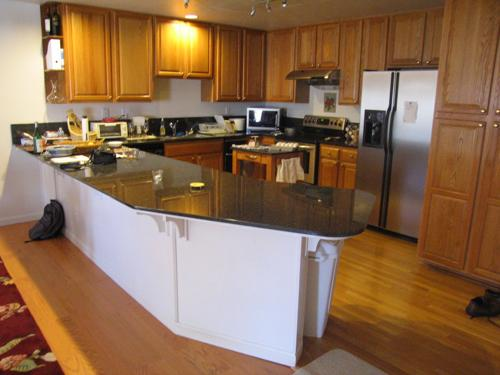
#> input picture data/kitchen/sun_aasmevtpkslccptd.jpg, 500 x 375 px
$ python main.py
#> lines starting #> are read from the running program, lines starting #| are printed output that depends on the picture
#> in main, img is the input picture: PIL image 500x375 RGB; mean R, G, B 140.8, 108.7, 81.6
### code/visual_words.py
import os
import multiprocessing
from os.path import join, isfile

import numpy as np
import scipy.ndimage
import skimage.color
from PIL import Image
from sklearn.cluster import KMeans

from scipy.ndimage import gaussian_filter, gaussian_laplace
from scipy.spatial import distance #1.3


def extract_filter_responses(opts, img):
    """
    Extracts the filter responses for the given image.

    [input]
    * opts    : options
    * img    : numpy.ndarray of shape (H,W) or (H,W,3)
    [output]
    * filter_responses: numpy.ndarray of shape (H,W,3F)
    """

    filter_scales = opts.filter_scales

    # ----- TODO -----
    if img.ndim == 2:     #Gray image
        img = np.repeat(img[:, :, np.newaxis], 3, axis=2)

    img = skimage.color.rgb2lab(img)
#> img: shape (375, 500, 3) float32; mean of channels 0, 1, 2 48, 10.9, 20.4
    img_min = img.min(axis=(0, 1), keepdims=True)
#> img_min = [[0.311, -20.67, -24.37]]
    img_max = img.max(axis=(0, 1), keepdims=True)
#> img_max = [[100, 49.1, 83.65]]
    img = (img - img_min) / (img_max - img_min)
#> img: shape (375, 500, 3) float32; mean of channels 0, 1, 2 0.478, 0.452, 0.415

    n_scale = len(filter_scales)
    H = img.shape[0]
#> H = 375
    W = img.shape[1]
#> W = 500
    filter_responses = np.empty([H, W, 3*4*n_scale], dtype = img.dtype)

    for j in range(n_scale):   #F = n_scale * 4
        for k in range(3):
            filter_responses[:, :, 4*j * 3 + k] = gaussian_filter(img[:,:,k], sigma=filter_scales[j])
        for k in range(3):
            filter_responses[:, :, (4*j+1) * 3 + k] = gaussian_laplace(img[:,:,k], sigma=filter_scales[j])
        for k in range(3):
            filter_responses[:, :, (4*j+2) * 3 + k] = gaussian_filter(img[:,:,k], sigma=filter_scales[j], order = (0, 1))
        for k in range(3):
            filter_responses[:, :, (4*j+3) * 3 + k] = gaussian_filter(img[:,:,k], sigma=filter_scales[j], order = (1, 0))

    return filter_responses

    # pass

# [15 lines left out: function compute_dictionary_one_image, not called in this run]

def compute_dictionary(opts, n_worker=1):

    """
    Creates the dictionary of visual words by clustering using k-means.

    [input]
    * opts         : options
    * n_worker     : number of workers to process in parallel

    [saved]
    * dictionary : numpy.ndarray of shape (K,3F)
    """

    data_dir = opts.data_dir
    feat_dir = opts.feat_dir
    out_dir = opts.out_dir
    K = opts.K
    alpha = opts.alpha
    filter_scales = opts.filter_scales

    train_files = open(join(data_dir, "train_files.txt")).read().splitlines() #image list
    # ----- TODO -----

    #Load a image
    filter_responses_sampled_all = []

    for i in range(len(train_files)):
        img_file = train_files[i]
        img_path = join(data_dir, img_file)
        # img = Image.open(img_path)
        img = Image.open(img_path).convert("RGB")
        img = np.array(img).astype(np.float32) / 255

        # [17 lines of commented-out code are left out]

        filter_responses = extract_filter_responses(opts, img)
        # filter_responses = extract_filter_responses(filter_scales, img)
        filter_responses_sampled = compute_dictionary_one_image(filter_responses, alpha)
        filter_responses_sampled_all.append(filter_responses_sampled)
        if i%100 == 0:
            print('Computing Dictionary: {}/{} files were done'.format(i, len(train_files)))


    filter_responses_sampled_all = np.vstack(filter_responses_sampled_all)

    kmeans = KMeans(n_clusters=K).fit(filter_responses_sampled_all)
    dictionary = kmeans.cluster_centers_
    np.save(join(out_dir, 'dictionary.npy'), dictionary)

    return filter_responses_sampled_all, dictionary

# [25 lines left out: function get_visual_words, not called in this run]

### code/util.py
import multiprocessing

import numpy as np
import matplotlib.pyplot as plt


def get_num_CPU():
    """
    Counts the number of CPUs available in the machine.
    """
    return multiprocessing.cpu_count()


def display_filter_responses(opts, response_maps):
    """
    Visualizes the filter response maps.

    [input]
    * response_maps: a numpy.ndarray of shape (H,W,3F)
    """

    n_scale = len(opts.filter_scales)
    plt.figure(1)

    for i in range(n_scale * 4):   #F = n_scale * 4
        plt.subplot(n_scale, 4, i + 1)
        resp = response_maps[:, :, i * 3 : i * 3 + 3]
        resp_min = resp.min(axis=(0, 1), keepdims=True)
        resp_max = resp.max(axis=(0, 1), keepdims=True)
        resp = (resp - resp_min) / (resp_max - resp_min)
        plt.imshow(resp)
        plt.axis("off")
#> this loop made 8 passes
#> (resp_min, resp_max) on passes 1 to 8: ([[0.0184, 0.0262, 0.0169]], [[0.997, 0.903, 0.983]]), ([[-0.359, -0.17, -0.126]], [[0.275, 0.148, 0.113]]), ([[-0.28, -0.114, -0.135]], [[0.263, 0.11, 0.186]]), ([[-0.273, -0.219, -0.143]], [[0.294, 0.191, 0.111]]), ([[0.0309, 0.0526, 0.054]], [[0.99, 0.808, 0.96]]), ([[-0.0967, -0.0779, -0.0462]], [[0.0809, 0.0405, 0.0479]]), ([[-0.146, -0.065, -0.0793]], [[0.144, 0.0726, 0.11]]), ([[-0.147, -0.114, -0.0904]], [[0.144, 0.0994, 0.0657]])
#> pass 1, in display_filter_responses, `resp = response_maps[:, :, i * 3 : i * 3 + 3]`:
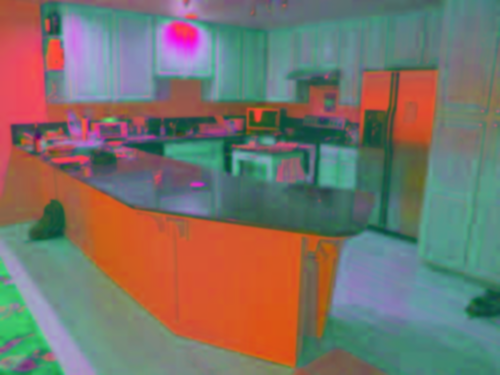
#> resp: shape (375, 500, 3) float32; mean of channels 0, 1, 2 0.478, 0.452, 0.415; drawn as R, G, B
#> pass 2, in display_filter_responses, `resp = response_maps[:, :, i * 3 : i * 3 + 3]`:
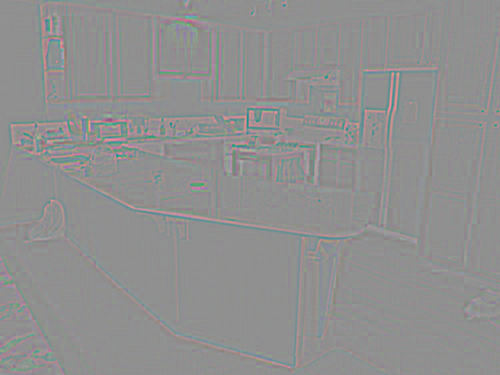
#> resp: shape (375, 500, 3) float32; mean of channels 0, 1, 2 -6.89e-05, -6.51e-05, -5.97e-05; drawn with min black and max white
#> pass 2, in display_filter_responses, `resp = (resp - resp_min) / (resp_max - resp_min)`:
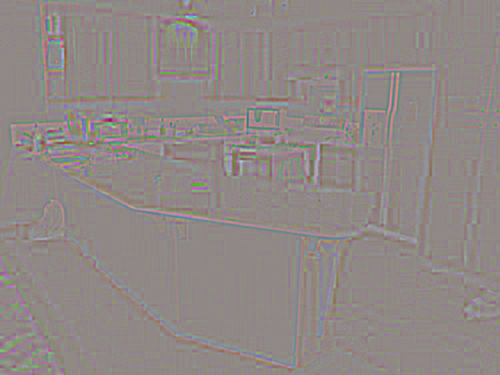
#> resp: shape (375, 500, 3) float32; mean of channels 0, 1, 2 0.566, 0.535, 0.527; drawn as R, G, B
#> after the loop:
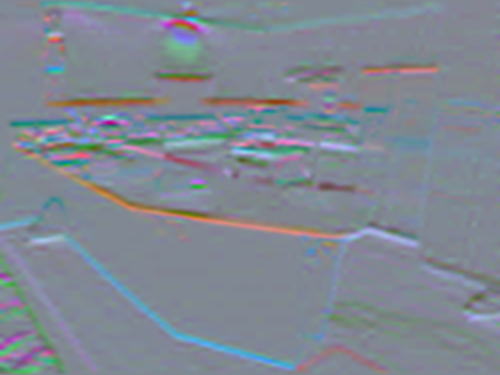
#> resp: shape (375, 500, 3) float32; mean of channels 0, 1, 2 0.505, 0.535, 0.579; drawn as R, G, B

    plt.subplots_adjust(
        left=0.05, right=0.95, top=0.95, bottom=0.05, wspace=0.05, hspace=0.05
    )
    plt.show()
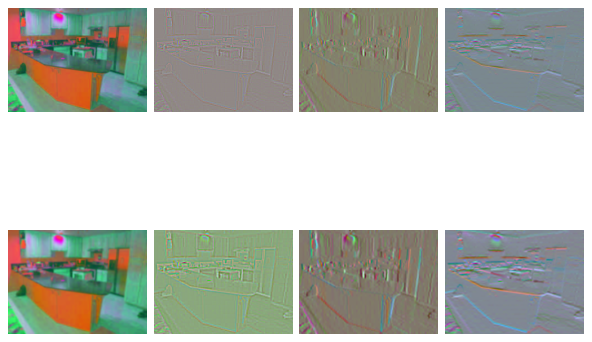
#> figure drawn by matplotlib, 8 panels


# [8 lines left out: function visualize_wordmap, not called in this run]

### code/opts.py
'''
Hyperparameters wrapped in argparse
This file contains most of tuanable parameters for this homework
You are asked to play around with them for Q3.1
It is recommended that you leave them as they are before getting to Q3.1

You can change the values by changing their default fields or by command-line
arguments. For example, "python main.py --filter-scales 2 5 --K 50"
'''

import argparse


def get_opts():
    parser = argparse.ArgumentParser(
        description='16-720 HW1: Scene Recognition')

    # Paths
    parser.add_argument('--data-dir', type=str, default='../data',
                        help='data folder')
    parser.add_argument('--feat-dir', type=str, default='../feat',
                        help='feature folder')
    parser.add_argument('--out-dir', type=str, default='.',
                        help='output folder')

    # Visual words (requires tuning)
    parser.add_argument('--filter-scales', nargs='+', type=float,
                        default=[1, 2],
                        help='a list of scales for all the filters')
    parser.add_argument('--K', type=int, default=10,
                        help='# of words')
    parser.add_argument('--alpha', type=int, default=25,
                        help='Using only a subset of alpha pixels in each image')

    # Recognition system (requires tuning)
    parser.add_argument('--L', type=int, default=2,
                        help='# of layers in spatial pyramid matching (SPM)')

    # Additional options (add your own hyperparameters here)

    ##
    opts = parser.parse_args()
#     opts = parser.parse_args(args=[])

    return opts

### code/main.py
from os.path import join

import numpy as np
from PIL import Image
import matplotlib.pyplot as plt

import util
import visual_words
import visual_recog
from opts import get_opts

import math

def main():
    opts = get_opts()
    print(opts)
    # # Q1.1
    img_path = join(opts.data_dir, 'kitchen/sun_aasmevtpkslccptd.jpg')
    # img = Image.open(img_path)
    img = Image.open(img_path).convert("RGB")  #Discard the last channel of RGBA to RGB
    img = np.array(img).astype(np.float32) / 255

    # [17 lines of commented-out code are left out]


    filter_responses = visual_words.extract_filter_responses(opts, img)
    util.display_filter_responses(opts, filter_responses)

    # # Q1.2
    n_cpu = util.get_num_CPU()
    visual_words.compute_dictionary(opts, n_worker=n_cpu)

    # Q1.3

    img_path = join(opts.data_dir, 'kitchen/sun_aasmevtpkslccptd.jpg')
    img = Image.open(img_path)
    img = np.array(img).astype(np.float32)/255
    dictionary = np.load(join(opts.out_dir, 'dictionary-copy1.npy'))
    wordmap = visual_words.get_visual_words(opts, img, dictionary)
    util.visualize_wordmap(wordmap)

    # # Q2.1-2.4
    n_cpu = util.get_num_CPU()
    visual_recog.build_recognition_system(opts, n_worker=n_cpu)

    # Q2.5
    n_cpu = util.get_num_CPU()
    conf, accuracy = visual_recog.evaluate_recognition_system(opts, n_worker=n_cpu)

    print(conf)
    print(accuracy)

    np.savetxt(join(opts.out_dir, 'confmat.csv'), conf, fmt='%d', delimiter=',')
    np.savetxt(join(opts.out_dir, 'accuracy.txt'), [accuracy], fmt='%g')


if __name__ == '__main__':
#> (the run stopped early here; a loop or call above may not have finished)

$ run again, with data/kitchen/sun_aaqhazmhbhefhakh.jpg copied over data/kitchen/sun_aasmevtpkslccptd.jpg
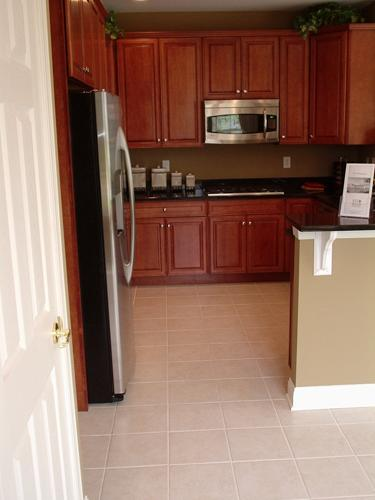
#> input picture data/kitchen/sun_aaqhazmhbhefhakh.jpg, 375 x 500 px
#> in main, img is the input picture: PIL image 375x500 RGB; mean R, G, B 147.8, 114, 98.9
#> img_min = [[0.233, -11.41, -5.58]]
#> img_max = [[100, 44.16, 39.47]]
#> the loop in display_filter_responses, `for i in range(n_scale * 4):` made 8 passes
#> (resp_min, resp_max) on passes 1 to 7: ([[0.00389, 0.0202, 0.0288]], [[0.987, 0.961, 0.973]]), ([[-0.345, -0.119, -0.13]], [[0.307, 0.115, 0.15]]), ([[-0.304, -0.179, -0.159]], [[0.287, 0.169, 0.156]]), ([[-0.251, -0.129, -0.173]], [[0.293, 0.12, 0.143]]), ([[0.00582, 0.0537, 0.0592]], [[0.984, 0.902, 0.932]]), ([[-0.0729, -0.044, -0.0448]], [[0.0922, 0.0539, 0.0411]]), ([[-0.126, -0.11, -0.102]], [[0.144, 0.0978, 0.0914]])
#> pass 1, in display_filter_responses, `resp = response_maps[:, :, i * 3 : i * 3 + 3]`:
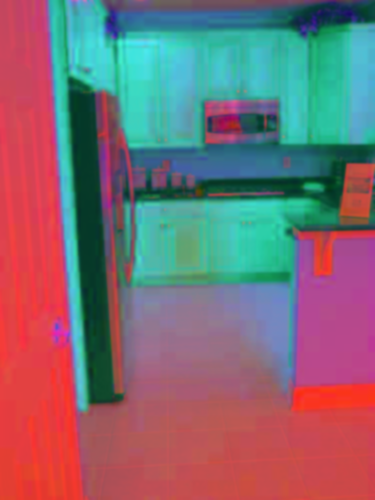
#> resp: shape (500, 375, 3) float32; mean of channels 0, 1, 2 0.499, 0.425, 0.454; drawn as R, G, B
#> after the loop in display_filter_responses, `for i in range(n_scale * 4):`:
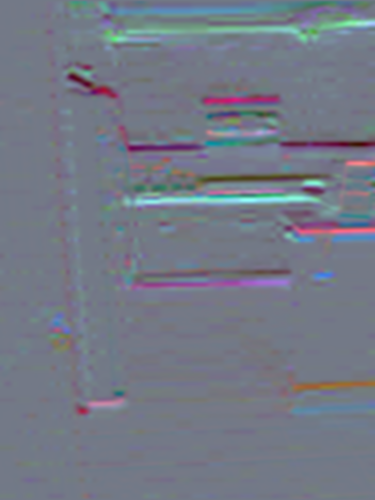
#> resp: shape (500, 375, 3) float32; mean of channels 0, 1, 2 0.454, 0.476, 0.528; drawn as R, G, B

$ run again, with data/kitchen/sun_abtdlltafvpypcff.jpg copied over data/kitchen/sun_aasmevtpkslccptd.jpg
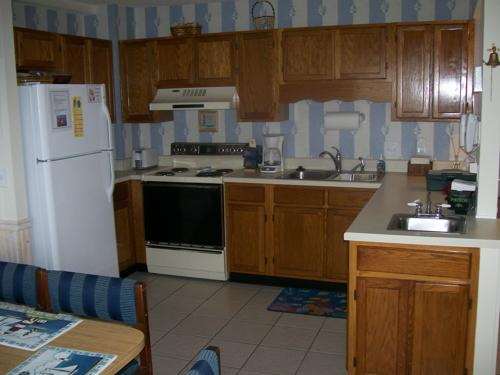
#> input picture data/kitchen/sun_abtdlltafvpypcff.jpg, 500 x 375 px
#> in main, img is the input picture: PIL image 500x375 RGB; mean R, G, B 97.6, 87.4, 76.9
#> img_min = [[0, -14.81, -33.71]]
#> img_max = [[100, 25.1, 45.91]]
#> the loop in display_filter_responses, `for i in range(n_scale * 4):` made 8 passes
#> (resp_min, resp_max) on passes 1 to 7: ([[0.00374, 0.0254, 0.0414]], [[0.997, 0.955, 0.975]]), ([[-0.302, -0.189, -0.123]], [[0.258, 0.156, 0.123]]), ([[-0.21, -0.174, -0.137]], [[0.255, 0.16, 0.119]]), ([[-0.25, -0.122, -0.14]], [[0.269, 0.144, 0.142]]), ([[0.00515, 0.06, 0.0684]], [[0.992, 0.921, 0.94]]), ([[-0.0724, -0.0736, -0.0497]], [[0.0694, 0.046, 0.0418]]), ([[-0.123, -0.0953, -0.0764]], [[0.137, 0.0997, 0.084]])
#> pass 1, in display_filter_responses, `resp = response_maps[:, :, i * 3 : i * 3 + 3]`:
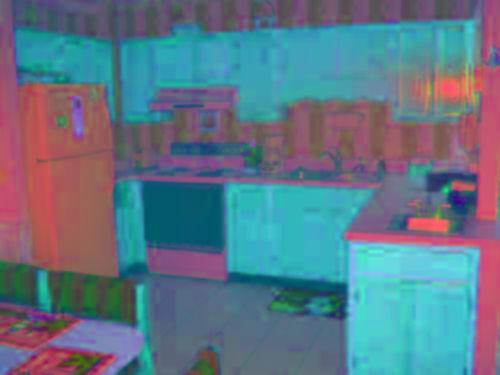
#> resp: shape (375, 500, 3) float32; mean of channels 0, 1, 2 0.374, 0.466, 0.526; drawn as R, G, B
#> after the loop in display_filter_responses, `for i in range(n_scale * 4):`:
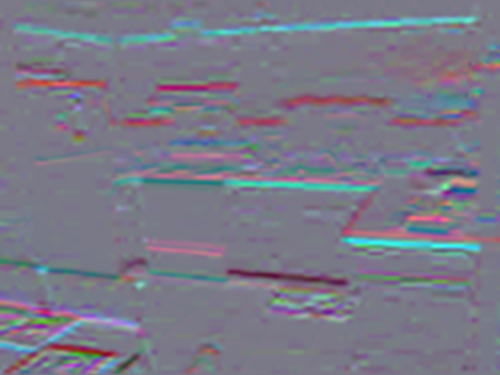
#> resp: shape (375, 500, 3) float32; mean of channels 0, 1, 2 0.479, 0.478, 0.536; drawn as R, G, B
